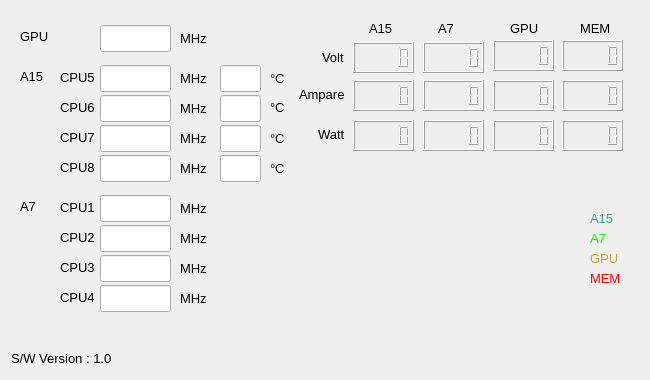
<?xml version="1.0" encoding="UTF-8"?>
<ui version="4.0">
 <class>DisplaySysInfo</class>
 <widget class="QWidget" name="DisplaySysInfo">
  <property name="geometry">
   <rect>
    <x>0</x>
    <y>0</y>
    <width>650</width>
    <height>380</height>
   </rect>
  </property>
  <property name="windowTitle">
   <string>ODROID System Info</string>
  </property>
  <widget class="QLabel" name="label">
   <property name="geometry">
    <rect>
     <x>20</x>
     <y>28</y>
     <width>31</width>
     <height>17</height>
    </rect>
   </property>
   <property name="font">
    <font>
     <pointsize>10</pointsize>
    </font>
   </property>
   <property name="text">
    <string>GPU</string>
   </property>
  </widget>
  <widget class="QLineEdit" name="GPUFreqEdit">
   <property name="geometry">
    <rect>
     <x>100</x>
     <y>25</y>
     <width>71</width>
     <height>27</height>
    </rect>
   </property>
   <property name="alignment">
    <set>Qt::AlignRight|Qt::AlignTrailing|Qt::AlignVCenter</set>
   </property>
   <property name="readOnly">
    <bool>true</bool>
   </property>
  </widget>
  <widget class="QLabel" name="label_2">
   <property name="geometry">
    <rect>
     <x>60</x>
     <y>199</y>
     <width>41</width>
     <height>17</height>
    </rect>
   </property>
   <property name="font">
    <font>
     <pointsize>10</pointsize>
    </font>
   </property>
   <property name="text">
    <string>CPU1</string>
   </property>
  </widget>
  <widget class="QLabel" name="label_3">
   <property name="geometry">
    <rect>
     <x>60</x>
     <y>229</y>
     <width>41</width>
     <height>17</height>
    </rect>
   </property>
   <property name="font">
    <font>
     <pointsize>10</pointsize>
    </font>
   </property>
   <property name="text">
    <string>CPU2</string>
   </property>
  </widget>
  <widget class="QLabel" name="label_4">
   <property name="geometry">
    <rect>
     <x>60</x>
     <y>259</y>
     <width>41</width>
     <height>17</height>
    </rect>
   </property>
   <property name="font">
    <font>
     <pointsize>10</pointsize>
    </font>
   </property>
   <property name="text">
    <string>CPU3</string>
   </property>
  </widget>
  <widget class="QLabel" name="label_5">
   <property name="geometry">
    <rect>
     <x>60</x>
     <y>289</y>
     <width>41</width>
     <height>17</height>
    </rect>
   </property>
   <property name="font">
    <font>
     <pointsize>10</pointsize>
    </font>
   </property>
   <property name="text">
    <string>CPU4</string>
   </property>
  </widget>
  <widget class="QLabel" name="label_6">
   <property name="geometry">
    <rect>
     <x>60</x>
     <y>69</y>
     <width>41</width>
     <height>17</height>
    </rect>
   </property>
   <property name="font">
    <font>
     <pointsize>10</pointsize>
    </font>
   </property>
   <property name="text">
    <string>CPU5</string>
   </property>
  </widget>
  <widget class="QLabel" name="label_7">
   <property name="geometry">
    <rect>
     <x>60</x>
     <y>99</y>
     <width>41</width>
     <height>17</height>
    </rect>
   </property>
   <property name="font">
    <font>
     <pointsize>10</pointsize>
    </font>
   </property>
   <property name="text">
    <string>CPU6</string>
   </property>
  </widget>
  <widget class="QLabel" name="label_8">
   <property name="geometry">
    <rect>
     <x>60</x>
     <y>129</y>
     <width>41</width>
     <height>17</height>
    </rect>
   </property>
   <property name="font">
    <font>
     <pointsize>10</pointsize>
    </font>
   </property>
   <property name="text">
    <string>CPU7</string>
   </property>
  </widget>
  <widget class="QLabel" name="label_9">
   <property name="geometry">
    <rect>
     <x>60</x>
     <y>159</y>
     <width>41</width>
     <height>17</height>
    </rect>
   </property>
   <property name="font">
    <font>
     <pointsize>10</pointsize>
    </font>
   </property>
   <property name="text">
    <string>CPU8</string>
   </property>
  </widget>
  <widget class="QLineEdit" name="CPU0FreqEdit">
   <property name="geometry">
    <rect>
     <x>100</x>
     <y>195</y>
     <width>71</width>
     <height>27</height>
    </rect>
   </property>
   <property name="alignment">
    <set>Qt::AlignRight|Qt::AlignTrailing|Qt::AlignVCenter</set>
   </property>
   <property name="readOnly">
    <bool>true</bool>
   </property>
  </widget>
  <widget class="QLineEdit" name="CPU1FreqEdit">
   <property name="geometry">
    <rect>
     <x>100</x>
     <y>225</y>
     <width>71</width>
     <height>27</height>
    </rect>
   </property>
   <property name="alignment">
    <set>Qt::AlignRight|Qt::AlignTrailing|Qt::AlignVCenter</set>
   </property>
   <property name="readOnly">
    <bool>true</bool>
   </property>
  </widget>
  <widget class="QLineEdit" name="CPU2FreqEdit">
   <property name="geometry">
    <rect>
     <x>100</x>
     <y>255</y>
     <width>71</width>
     <height>27</height>
    </rect>
   </property>
   <property name="alignment">
    <set>Qt::AlignRight|Qt::AlignTrailing|Qt::AlignVCenter</set>
   </property>
   <property name="readOnly">
    <bool>true</bool>
   </property>
  </widget>
  <widget class="QLineEdit" name="CPU3FreqEdit">
   <property name="geometry">
    <rect>
     <x>100</x>
     <y>285</y>
     <width>71</width>
     <height>27</height>
    </rect>
   </property>
   <property name="alignment">
    <set>Qt::AlignRight|Qt::AlignTrailing|Qt::AlignVCenter</set>
   </property>
   <property name="readOnly">
    <bool>true</bool>
   </property>
  </widget>
  <widget class="QLineEdit" name="CPU4FreqEdit">
   <property name="geometry">
    <rect>
     <x>100</x>
     <y>65</y>
     <width>71</width>
     <height>27</height>
    </rect>
   </property>
   <property name="alignment">
    <set>Qt::AlignRight|Qt::AlignTrailing|Qt::AlignVCenter</set>
   </property>
   <property name="readOnly">
    <bool>true</bool>
   </property>
  </widget>
  <widget class="QLineEdit" name="CPU5FreqEdit">
   <property name="geometry">
    <rect>
     <x>100</x>
     <y>95</y>
     <width>71</width>
     <height>27</height>
    </rect>
   </property>
   <property name="alignment">
    <set>Qt::AlignRight|Qt::AlignTrailing|Qt::AlignVCenter</set>
   </property>
   <property name="readOnly">
    <bool>true</bool>
   </property>
  </widget>
  <widget class="QLineEdit" name="CPU7FreqEdit">
   <property name="geometry">
    <rect>
     <x>100</x>
     <y>155</y>
     <width>71</width>
     <height>27</height>
    </rect>
   </property>
   <property name="alignment">
    <set>Qt::AlignRight|Qt::AlignTrailing|Qt::AlignVCenter</set>
   </property>
   <property name="readOnly">
    <bool>true</bool>
   </property>
  </widget>
  <widget class="QLineEdit" name="CPU6FreqEdit">
   <property name="geometry">
    <rect>
     <x>100</x>
     <y>125</y>
     <width>71</width>
     <height>27</height>
    </rect>
   </property>
   <property name="alignment">
    <set>Qt::AlignRight|Qt::AlignTrailing|Qt::AlignVCenter</set>
   </property>
   <property name="readOnly">
    <bool>true</bool>
   </property>
  </widget>
  <widget class="QLineEdit" name="CPU4TempEdit">
   <property name="geometry">
    <rect>
     <x>220</x>
     <y>65</y>
     <width>41</width>
     <height>27</height>
    </rect>
   </property>
   <property name="alignment">
    <set>Qt::AlignRight|Qt::AlignTrailing|Qt::AlignVCenter</set>
   </property>
   <property name="readOnly">
    <bool>true</bool>
   </property>
  </widget>
  <widget class="QLineEdit" name="CPU5TempEdit">
   <property name="geometry">
    <rect>
     <x>220</x>
     <y>95</y>
     <width>41</width>
     <height>27</height>
    </rect>
   </property>
   <property name="alignment">
    <set>Qt::AlignRight|Qt::AlignTrailing|Qt::AlignVCenter</set>
   </property>
   <property name="readOnly">
    <bool>true</bool>
   </property>
  </widget>
  <widget class="QLineEdit" name="CPU6TempEdit">
   <property name="geometry">
    <rect>
     <x>220</x>
     <y>125</y>
     <width>41</width>
     <height>27</height>
    </rect>
   </property>
   <property name="alignment">
    <set>Qt::AlignRight|Qt::AlignTrailing|Qt::AlignVCenter</set>
   </property>
   <property name="readOnly">
    <bool>true</bool>
   </property>
  </widget>
  <widget class="QLineEdit" name="CPU7TempEdit">
   <property name="geometry">
    <rect>
     <x>220</x>
     <y>155</y>
     <width>41</width>
     <height>27</height>
    </rect>
   </property>
   <property name="alignment">
    <set>Qt::AlignRight|Qt::AlignTrailing|Qt::AlignVCenter</set>
   </property>
   <property name="readOnly">
    <bool>true</bool>
   </property>
  </widget>
  <widget class="QLCDNumber" name="ARMuVlcd">
   <property name="geometry">
    <rect>
     <x>353</x>
     <y>42</y>
     <width>61</width>
     <height>31</height>
    </rect>
   </property>
   <property name="styleSheet">
    <string notr="true"/>
   </property>
  </widget>
  <widget class="QLCDNumber" name="ARMuAlcd">
   <property name="geometry">
    <rect>
     <x>353</x>
     <y>80</y>
     <width>61</width>
     <height>31</height>
    </rect>
   </property>
  </widget>
  <widget class="QLCDNumber" name="ARMuWlcd">
   <property name="geometry">
    <rect>
     <x>353</x>
     <y>120</y>
     <width>61</width>
     <height>31</height>
    </rect>
   </property>
  </widget>
  <widget class="QLCDNumber" name="MEMuWlcd">
   <property name="geometry">
    <rect>
     <x>423</x>
     <y>120</y>
     <width>61</width>
     <height>31</height>
    </rect>
   </property>
  </widget>
  <widget class="QLCDNumber" name="MEMuVlcd">
   <property name="geometry">
    <rect>
     <x>423</x>
     <y>42</y>
     <width>61</width>
     <height>31</height>
    </rect>
   </property>
   <property name="styleSheet">
    <string notr="true">color: rgb(60, 69, 203);</string>
   </property>
  </widget>
  <widget class="QLCDNumber" name="MEMuAlcd">
   <property name="geometry">
    <rect>
     <x>423</x>
     <y>80</y>
     <width>61</width>
     <height>31</height>
    </rect>
   </property>
  </widget>
  <widget class="QLCDNumber" name="KFCuWlcd">
   <property name="geometry">
    <rect>
     <x>562</x>
     <y>120</y>
     <width>61</width>
     <height>31</height>
    </rect>
   </property>
  </widget>
  <widget class="QLCDNumber" name="KFCuVlcd">
   <property name="geometry">
    <rect>
     <x>562</x>
     <y>40</y>
     <width>61</width>
     <height>31</height>
    </rect>
   </property>
  </widget>
  <widget class="QLCDNumber" name="KFCuAlcd">
   <property name="geometry">
    <rect>
     <x>562</x>
     <y>80</y>
     <width>61</width>
     <height>31</height>
    </rect>
   </property>
  </widget>
  <widget class="QLCDNumber" name="G3DuWlcd">
   <property name="geometry">
    <rect>
     <x>493</x>
     <y>120</y>
     <width>61</width>
     <height>31</height>
    </rect>
   </property>
  </widget>
  <widget class="QLCDNumber" name="G3DuAlcd">
   <property name="geometry">
    <rect>
     <x>493</x>
     <y>80</y>
     <width>61</width>
     <height>31</height>
    </rect>
   </property>
  </widget>
  <widget class="QLCDNumber" name="G3DuVlcd">
   <property name="geometry">
    <rect>
     <x>493</x>
     <y>40</y>
     <width>61</width>
     <height>31</height>
    </rect>
   </property>
  </widget>
  <widget class="QLabel" name="label_10">
   <property name="geometry">
    <rect>
     <x>322</x>
     <y>49</y>
     <width>31</width>
     <height>17</height>
    </rect>
   </property>
   <property name="font">
    <font>
     <pointsize>10</pointsize>
    </font>
   </property>
   <property name="text">
    <string>Volt</string>
   </property>
  </widget>
  <widget class="QLabel" name="label_11">
   <property name="geometry">
    <rect>
     <x>299</x>
     <y>86</y>
     <width>51</width>
     <height>17</height>
    </rect>
   </property>
   <property name="font">
    <font>
     <pointsize>10</pointsize>
    </font>
   </property>
   <property name="text">
    <string>Ampare</string>
   </property>
  </widget>
  <widget class="QLabel" name="label_12">
   <property name="geometry">
    <rect>
     <x>318</x>
     <y>126</y>
     <width>31</width>
     <height>17</height>
    </rect>
   </property>
   <property name="font">
    <font>
     <pointsize>10</pointsize>
    </font>
   </property>
   <property name="text">
    <string>Watt</string>
   </property>
  </widget>
  <widget class="QLabel" name="label_13">
   <property name="geometry">
    <rect>
     <x>369</x>
     <y>20</y>
     <width>31</width>
     <height>17</height>
    </rect>
   </property>
   <property name="font">
    <font>
     <pointsize>10</pointsize>
    </font>
   </property>
   <property name="text">
    <string>A15</string>
   </property>
  </widget>
  <widget class="QLabel" name="label_14">
   <property name="geometry">
    <rect>
     <x>438</x>
     <y>20</y>
     <width>31</width>
     <height>17</height>
    </rect>
   </property>
   <property name="font">
    <font>
     <pointsize>10</pointsize>
    </font>
   </property>
   <property name="text">
    <string>A7</string>
   </property>
  </widget>
  <widget class="QLabel" name="label_15">
   <property name="geometry">
    <rect>
     <x>580</x>
     <y>20</y>
     <width>31</width>
     <height>17</height>
    </rect>
   </property>
   <property name="font">
    <font>
     <pointsize>10</pointsize>
    </font>
   </property>
   <property name="text">
    <string>MEM</string>
   </property>
  </widget>
  <widget class="QLabel" name="label_16">
   <property name="geometry">
    <rect>
     <x>510</x>
     <y>20</y>
     <width>31</width>
     <height>17</height>
    </rect>
   </property>
   <property name="font">
    <font>
     <pointsize>10</pointsize>
    </font>
   </property>
   <property name="text">
    <string>GPU</string>
   </property>
  </widget>
  <widget class="QLabel" name="label_19">
   <property name="geometry">
    <rect>
     <x>20</x>
     <y>68</y>
     <width>31</width>
     <height>17</height>
    </rect>
   </property>
   <property name="font">
    <font>
     <pointsize>10</pointsize>
    </font>
   </property>
   <property name="text">
    <string>A15</string>
   </property>
  </widget>
  <widget class="QLabel" name="label_20">
   <property name="geometry">
    <rect>
     <x>20</x>
     <y>198</y>
     <width>21</width>
     <height>17</height>
    </rect>
   </property>
   <property name="font">
    <font>
     <pointsize>10</pointsize>
    </font>
   </property>
   <property name="text">
    <string>A7</string>
   </property>
  </widget>
  <widget class="QwtPlot" name="qwtPlotSensor">
   <property name="geometry">
    <rect>
     <x>310</x>
     <y>170</y>
     <width>271</width>
     <height>191</height>
    </rect>
   </property>
  </widget>
  <widget class="QLabel" name="label_17">
   <property name="geometry">
    <rect>
     <x>590</x>
     <y>210</y>
     <width>31</width>
     <height>17</height>
    </rect>
   </property>
   <property name="font">
    <font>
     <pointsize>10</pointsize>
    </font>
   </property>
   <property name="styleSheet">
    <string notr="true">color: rgb(50, 160, 140);</string>
   </property>
   <property name="text">
    <string>A15</string>
   </property>
  </widget>
  <widget class="QLabel" name="label_22">
   <property name="geometry">
    <rect>
     <x>590</x>
     <y>270</y>
     <width>31</width>
     <height>17</height>
    </rect>
   </property>
   <property name="font">
    <font>
     <pointsize>10</pointsize>
    </font>
   </property>
   <property name="styleSheet">
    <string notr="true">color: rgb(255, 0, 0);</string>
   </property>
   <property name="text">
    <string>MEM</string>
   </property>
  </widget>
  <widget class="QLabel" name="label_23">
   <property name="geometry">
    <rect>
     <x>590</x>
     <y>230</y>
     <width>21</width>
     <height>17</height>
    </rect>
   </property>
   <property name="font">
    <font>
     <pointsize>10</pointsize>
    </font>
   </property>
   <property name="styleSheet">
    <string notr="true">color: rgb(0, 255, 0);</string>
   </property>
   <property name="text">
    <string>A7</string>
   </property>
  </widget>
  <widget class="QLabel" name="label_24">
   <property name="geometry">
    <rect>
     <x>590</x>
     <y>250</y>
     <width>31</width>
     <height>17</height>
    </rect>
   </property>
   <property name="font">
    <font>
     <pointsize>10</pointsize>
    </font>
   </property>
   <property name="styleSheet">
    <string notr="true">color: rgb(200, 160, 50);</string>
   </property>
   <property name="text">
    <string>GPU</string>
   </property>
  </widget>
  <widget class="QLabel" name="label_25">
   <property name="geometry">
    <rect>
     <x>180</x>
     <y>200</y>
     <width>31</width>
     <height>17</height>
    </rect>
   </property>
   <property name="font">
    <font>
     <pointsize>10</pointsize>
    </font>
   </property>
   <property name="text">
    <string>MHz</string>
   </property>
  </widget>
  <widget class="QLabel" name="label_26">
   <property name="geometry">
    <rect>
     <x>180</x>
     <y>230</y>
     <width>31</width>
     <height>17</height>
    </rect>
   </property>
   <property name="font">
    <font>
     <pointsize>10</pointsize>
    </font>
   </property>
   <property name="text">
    <string>MHz</string>
   </property>
  </widget>
  <widget class="QLabel" name="label_27">
   <property name="geometry">
    <rect>
     <x>180</x>
     <y>260</y>
     <width>31</width>
     <height>17</height>
    </rect>
   </property>
   <property name="font">
    <font>
     <pointsize>10</pointsize>
    </font>
   </property>
   <property name="text">
    <string>MHz</string>
   </property>
  </widget>
  <widget class="QLabel" name="label_28">
   <property name="geometry">
    <rect>
     <x>180</x>
     <y>290</y>
     <width>31</width>
     <height>17</height>
    </rect>
   </property>
   <property name="font">
    <font>
     <pointsize>10</pointsize>
    </font>
   </property>
   <property name="text">
    <string>MHz</string>
   </property>
  </widget>
  <widget class="QLabel" name="label_29">
   <property name="geometry">
    <rect>
     <x>180</x>
     <y>70</y>
     <width>31</width>
     <height>17</height>
    </rect>
   </property>
   <property name="font">
    <font>
     <pointsize>10</pointsize>
    </font>
   </property>
   <property name="text">
    <string>MHz</string>
   </property>
  </widget>
  <widget class="QLabel" name="label_30">
   <property name="geometry">
    <rect>
     <x>180</x>
     <y>160</y>
     <width>31</width>
     <height>17</height>
    </rect>
   </property>
   <property name="font">
    <font>
     <pointsize>10</pointsize>
    </font>
   </property>
   <property name="text">
    <string>MHz</string>
   </property>
  </widget>
  <widget class="QLabel" name="label_31">
   <property name="geometry">
    <rect>
     <x>180</x>
     <y>130</y>
     <width>31</width>
     <height>17</height>
    </rect>
   </property>
   <property name="font">
    <font>
     <pointsize>10</pointsize>
    </font>
   </property>
   <property name="text">
    <string>MHz</string>
   </property>
  </widget>
  <widget class="QLabel" name="label_32">
   <property name="geometry">
    <rect>
     <x>180</x>
     <y>100</y>
     <width>31</width>
     <height>17</height>
    </rect>
   </property>
   <property name="font">
    <font>
     <pointsize>10</pointsize>
    </font>
   </property>
   <property name="text">
    <string>MHz</string>
   </property>
  </widget>
  <widget class="QLabel" name="label_33">
   <property name="geometry">
    <rect>
     <x>270</x>
     <y>70</y>
     <width>21</width>
     <height>17</height>
    </rect>
   </property>
   <property name="font">
    <font>
     <pointsize>10</pointsize>
    </font>
   </property>
   <property name="text">
    <string>°C</string>
   </property>
  </widget>
  <widget class="QLabel" name="label_34">
   <property name="geometry">
    <rect>
     <x>270</x>
     <y>99</y>
     <width>21</width>
     <height>17</height>
    </rect>
   </property>
   <property name="font">
    <font>
     <pointsize>10</pointsize>
    </font>
   </property>
   <property name="text">
    <string>°C</string>
   </property>
  </widget>
  <widget class="QLabel" name="label_35">
   <property name="geometry">
    <rect>
     <x>270</x>
     <y>130</y>
     <width>21</width>
     <height>17</height>
    </rect>
   </property>
   <property name="font">
    <font>
     <pointsize>10</pointsize>
    </font>
   </property>
   <property name="text">
    <string>°C</string>
   </property>
  </widget>
  <widget class="QLabel" name="label_36">
   <property name="geometry">
    <rect>
     <x>270</x>
     <y>160</y>
     <width>21</width>
     <height>17</height>
    </rect>
   </property>
   <property name="font">
    <font>
     <pointsize>10</pointsize>
    </font>
   </property>
   <property name="text">
    <string>°C</string>
   </property>
  </widget>
  <widget class="QLabel" name="label_37">
   <property name="geometry">
    <rect>
     <x>180</x>
     <y>30</y>
     <width>31</width>
     <height>17</height>
    </rect>
   </property>
   <property name="font">
    <font>
     <pointsize>10</pointsize>
    </font>
   </property>
   <property name="focusPolicy">
    <enum>Qt::NoFocus</enum>
   </property>
   <property name="text">
    <string>MHz</string>
   </property>
  </widget>
  <widget class="QLabel" name="label_18">
   <property name="geometry">
    <rect>
     <x>11</x>
     <y>350</y>
     <width>111</width>
     <height>17</height>
    </rect>
   </property>
   <property name="font">
    <font>
     <pointsize>10</pointsize>
    </font>
   </property>
   <property name="text">
    <string>S/W Version : 1.0</string>
   </property>
  </widget>
 </widget>
 <layoutdefault spacing="6" margin="11"/>
 <customwidgets>
  <customwidget>
   <class>QwtPlot</class>
   <extends>QFrame</extends>
   <header>qwt_plot.h</header>
   <container>1</container>
  </customwidget>
 </customwidgets>
 <resources/>
 <connections/>
</ui>
